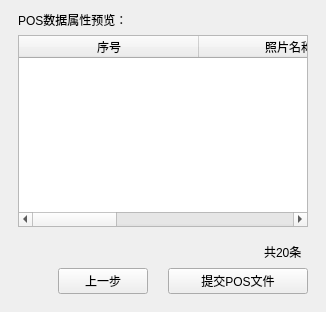
                     <widget class="QWidget" name="page_5">
                      <layout class="QVBoxLayout" name="verticalLayout_32">
                       <property name="leftMargin">
                        <number>18</number>
                       </property>
                       <property name="rightMargin">
                        <number>18</number>
                       </property>
                       <property name="bottomMargin">
                        <number>18</number>
                       </property>
                       <item>
                        <widget class="StyleLabel14" name="label_23">
                         <property name="text">
                          <string>POS数据属性预览：</string>
                         </property>
                        </widget>
                       </item>
                       <item>
                        <widget class="QTableWidget" name="tableWidgetCoord_pos_view">
                         <property name="editTriggers">
                          <set>QAbstractItemView::NoEditTriggers</set>
                         </property>
                         <property name="selectionBehavior">
                          <enum>QAbstractItemView::SelectRows</enum>
                         </property>
                         <property name="verticalScrollMode">
                          <enum>QAbstractItemView::ScrollPerPixel</enum>
                         </property>
                         <property name="horizontalScrollMode">
                          <enum>QAbstractItemView::ScrollPerPixel</enum>
                         </property>
                         <property name="showGrid">
                          <bool>true</bool>
                         </property>
                         <property name="wordWrap">
                          <bool>false</bool>
                         </property>
                         <attribute name="horizontalHeaderDefaultSectionSize">
                          <number>180</number>
                         </attribute>
                         <attribute name="horizontalHeaderStretchLastSection">
                          <bool>true</bool>
                         </attribute>
                         <attribute name="verticalHeaderVisible">
                          <bool>false</bool>
                         </attribute>
                         <attribute name="verticalHeaderDefaultSectionSize">
                          <number>25</number>
                         </attribute>
                         <column>
                          <property name="text">
                           <string>序号</string>
                          </property>
                         </column>
                         <column>
                          <property name="text">
                           <string>照片名称</string>
                          </property>
                         </column>
                         <column>
                          <property name="text">
                           <string>经度(x)</string>
                          </property>
                         </column>
                         <column>
                          <property name="text">
                           <string>纬度(y)</string>
                          </property>
                         </column>
                         <column>
                          <property name="text">
                           <string>高程(h)</string>
                          </property>
                         </column>
                        </widget>
                       </item>
                       <item>
                        <layout class="QHBoxLayout" name="horizontalLayout_30">
                         <property name="topMargin">
                          <number>9</number>
                         </property>
                         <item>
                          <spacer name="horizontalSpacer_12">
                           <property name="orientation">
                            <enum>Qt::Horizontal</enum>
                           </property>
                           <property name="sizeHint" stdset="0">
                            <size>
                             <width>40</width>
                             <height>20</height>
                            </size>
                           </property>
                          </spacer>
                         </item>
                         <item>
                          <widget class="QLabel" name="label_pos_total">
                           <property name="text">
                            <string>共20条</string>
                           </property>
                          </widget>
                         </item>
                         <item>
                          <widget class="PaginationCtrl" name="widget_page_pos_view" native="true">
                           <property name="minimumSize">
                            <size>
                             <width>0</width>
                             <height>0</height>
                            </size>
                           </property>
                           <layout class="QHBoxLayout" name="horizontalLayout_68">
                            <property name="leftMargin">
                             <number>0</number>
                            </property>
                            <property name="topMargin">
                             <number>0</number>
                            </property>
                            <property name="rightMargin">
                             <number>0</number>
                            </property>
                            <property name="bottomMargin">
                             <number>0</number>
                            </property>
                           </layout>
                          </widget>
                         </item>
                        </layout>
                       </item>
                       <item>
                        <layout class="QHBoxLayout" name="horizontalLayout_27">
                         <property name="spacing">
                          <number>20</number>
                         </property>
                         <property name="topMargin">
                          <number>0</number>
                         </property>
                         <item>
                          <spacer name="horizontalSpacer_7">
                           <property name="orientation">
                            <enum>Qt::Horizontal</enum>
                           </property>
                           <property name="sizeHint" stdset="0">
                            <size>
                             <width>40</width>
                             <height>20</height>
                            </size>
                           </property>
                          </spacer>
                         </item>
                         <item>
                          <widget class="StyleButton90" name="btnPosPreStep">
                           <property name="minimumSize">
                            <size>
                             <width>90</width>
                             <height>0</height>
                            </size>
                           </property>
                           <property name="maximumSize">
                            <size>
                             <width>90</width>
                             <height>16777215</height>
                            </size>
                           </property>
                           <property name="text">
                            <string>上一步</string>
                           </property>
                          </widget>
                         </item>
                         <item>
                          <widget class="StyleButton140" name="btnPosSubmit">
                           <property name="minimumSize">
                            <size>
                             <width>140</width>
                             <height>0</height>
                            </size>
                           </property>
                           <property name="maximumSize">
                            <size>
                             <width>140</width>
                             <height>16777215</height>
                            </size>
                           </property>
                           <property name="text">
                            <string>提交POS文件</string>
                           </property>
                          </widget>
                         </item>
                        </layout>
                       </item>
                      </layout>
                     </widget>
